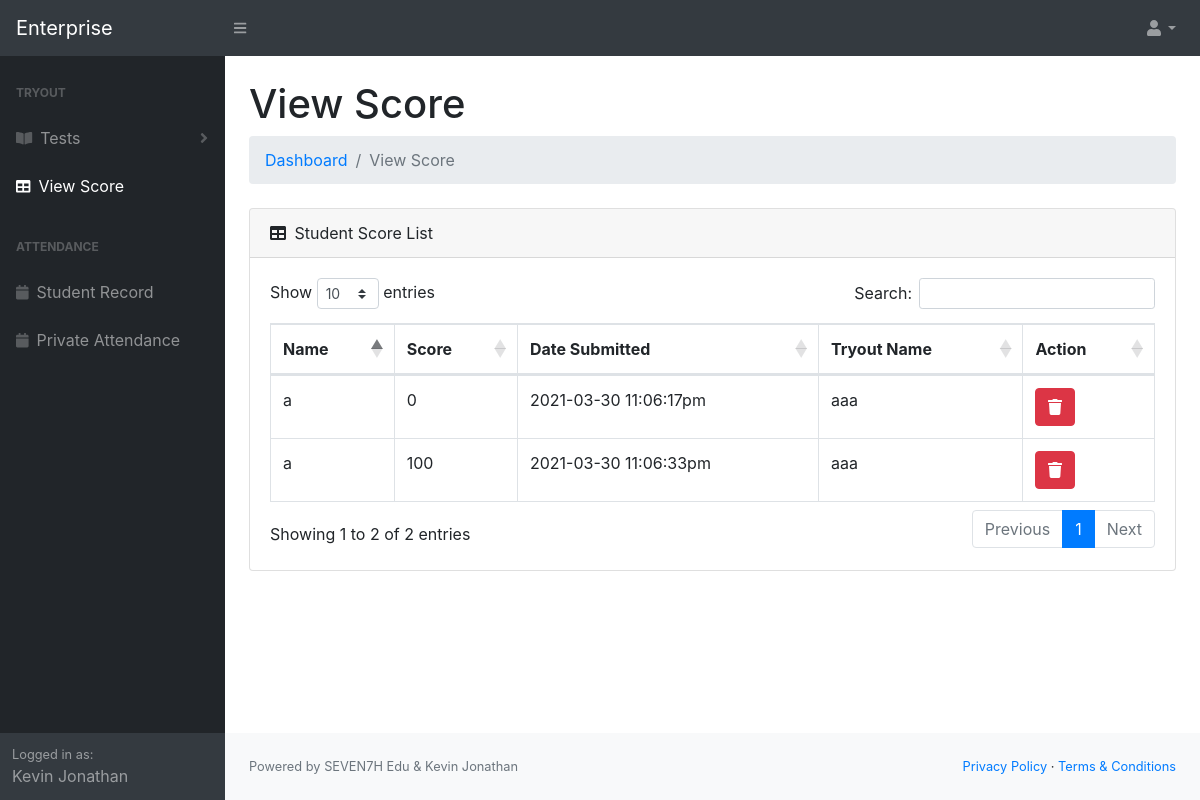
/enterprise/viewscore.php (signed in), run on an earlier commit of the app's database.
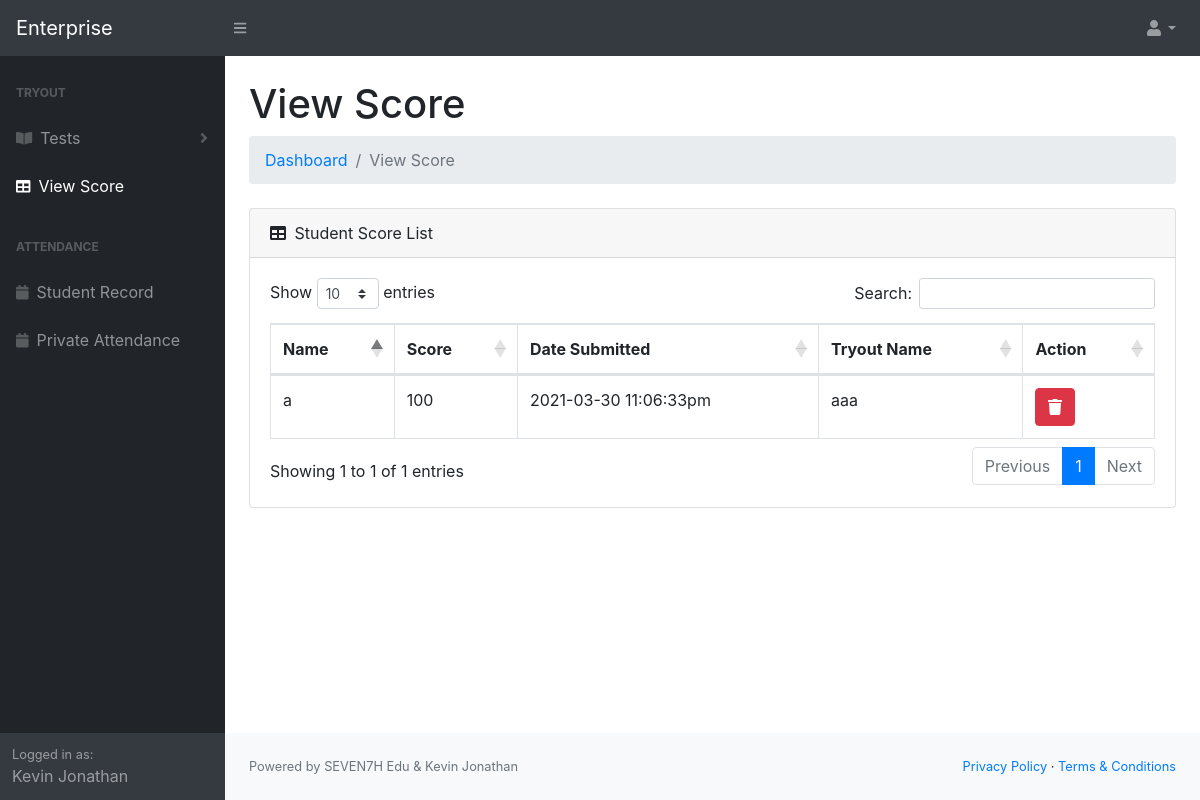
And on a later commit of the database.
### tables this page shows
CREATE TABLE `heyseven7h_score` (
  `id` int(11) NOT NULL,
  `name` varchar(100) NOT NULL,
  `score` double NOT NULL,
  `dateSubmitted` varchar(100) NOT NULL,
  `tryout_id` int(11) NOT NULL
);

CREATE TABLE `heyseven7h_tryout` (
  `id` int(11) NOT NULL,
  `name` varchar(255) NOT NULL,
  `time` int(11) NOT NULL,
  `linkTo` varchar(11) DEFAULT NULL
);

### enterprise/viewscore.php (the view, shortened to what this page needs)
<?php
require_once 'connect.php';
if (isset($_SESSION["loggedin"])) {
?>
<!DOCTYPE html>
<html lang="en">
<head>
    <link href="css/styles.css" rel="stylesheet" />
    <link href="https://cdn.datatables.net/1.10.20/css/dataTables.bootstrap4.min.css" rel="stylesheet"
 />
</head>
<body class="sb-nav-fixed">
    <?php include('components/navbar.php'); ?>
    <div id="layoutSidenav_content">
        <main>
            <div class="container-fluid">
                <h1 class="mt-4">View Score</h1>
                <ol class="breadcrumb mb-4">
                    <li class="breadcrumb-item"><a href="index.php">Dashboard</a></li>
                    <li class="breadcrumb-item active">View Score</li>
                </ol>
                <div class="card mb-4">
                    <div class="card-header">
                        <i class="fas fa-table mr-1"></i>
                        Student Score List
                    </div>
                    <div class="card-body">
                        <div class="table-responsive">
                            <table class="table table-bordered" id="dataTable" width="100%" cellspacing="0">
                                <thead>
                                    <tr>
                                        <th>Name</th>
                                        <th>Score</th>
                                        <th>Date Submitted</th>
                                        <th>Tryout Name</th>
                                        <th>Action</th>
                                    </tr>
                                </thead>
                                <tbody>
                                    <?php
                                                $sql = "SELECT heyseven7h_score.name, heyseven7h_score.id, score, dateSubmitted, heyseven7h_tryout.name as tryout_name FROM `heyseven7h_score` JOIN `heyseven7h_tryout` ON `heyseven7h_score`.tryout_id = `heyseven7h_tryout`.id";
                                                $result = $conn->query($sql);
                                                $scoreCount = $result->num_rows;
                                                if ($scoreCount > 0) {
                                                  while($row = $result->fetch_assoc()) {
                                                    echo "<tr><td>" . $row["name"]. "</td><td>" . $row["score"]. "</td><td>" . $row["dateSubmitted"]. "</td><td>". $row["tryout_name"]."</td><td>
                                                    <button class='btn btn-danger' title='Delete' onclick='deleteScore(".$row["id"].")' data-toggle='modal' data-target='#deleteModal'><i class='fas fa-trash'></i></button></td></tr>";
                                                  }
                                                }
                                            ?>
                                </tbody>
                            </table>
                        </div>
                    </div>
                </div>
            </div>
        </main>
        <?php include('components/footer.php'); ?>
    </div>
    </div>
</body>
</html>
<?php
}
else{
    header("location:login.php");
}
?>

What changed in the data, as far as the page shows it:
removed heyseven7h_score: name "a", score "0", dateSubmitted "2021-03-30 11:06:17pm", heyseven7h_tryout.name "aaa"
Also different on the page:
text written by a page script: "Show entries Search: Showing 1 to 2 of 2 entries Previous 1 Next" → "Show entries Search: Showing 1 to 1 of 1 entries Previous 1 Next"
